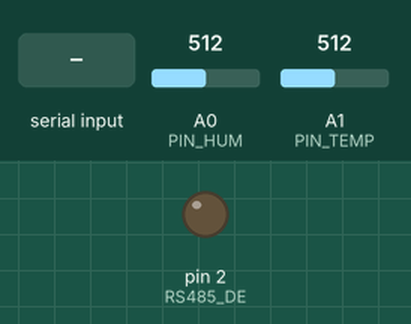
Simulated run of this sketch. Board: Arduino Uno, built with avr-gcc and run on an emulated ATmega328P. Parts: output pins drawn as LEDs (lit = HIGH). Inputs (shaded band) come from the test bench; at power-on: A0 (PIN_HUM) = 512, A1 (PIN_TEMP) = 512. What the sketch prints to the serial monitor is not drawn.

Above: at 1.2 s.
1.3 s: "REQ\n" received over the second serial link
Timing chart, 0 to 4.3 s (numbered marks = the images above; inputs shaded):
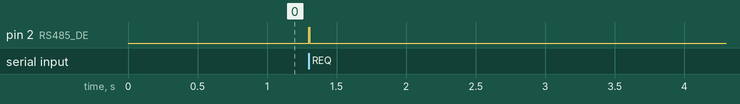

The sketch:

NodeB_Slave.ino
```cpp
/*
  FTM02 (0~5V 아날로그 출력, 12V 구동)
  A0: 온도 채널, A1: 습도 채널
  - 0~5V -> (온도/습도) 선형 변환
  - EMA(지수이동평균)로 스파이크 완화
  - 시리얼 모니터로 주기 출력
  - RS485로 "습도값" 전송 (NodeA 요청 시)

  배선:
    FTM02 +12V  -> 12V SMPS
    FTM02 GND   -> Arduino GND (공통 접지)
    FTM02 TEMP  -> A0 (0~5V)
    FTM02 HUM   -> A1 (0~5V)
    RS485 DE    -> D2
    RS485 RX    -> D9
    RS485 TX    -> D10

  ⚠️ 주의: A0/A1에는 5V를 넘는 전압이 들어가면 안 됩니다.
*/

#include <SoftwareSerial.h>

//// ================= 사용자 설정(보정) =================
// 아날로그 기준/ADC
const float VREF    = 5.00;   // 기준전압(기본 5V)
const int   ADC_MAX = 1023;   // 10비트 ADC

// 온도 변환: 0~5V -> T_MIN ~ T_MAX (센서 스펙에 맞게 변경)
// 예) 0~5V -> 0~100°C 로 가정 (필요 시 T_MIN/T_MAX 수정)
const float T_MIN = -20.0;      // V=0V일 때 온도
const float T_MAX = 80.0;    // V=5V일 때 온도

// 습도 변환: 0~5V -> RH_MIN ~ RH_MAX (일반 가정: 0~100%RH)
const float RH_MIN = 0.0;     // V=0V일 때 %RH
const float RH_MAX = 100.0;   // V=5V일 때 %RH

// EMA 필터 파라미터(0.05~0.30 권장). 작을수록 부드럽고, 클수록 민감.
const float ALPHA  = 0.15;

// 샘플링/출력 간격
const unsigned long SAMPLE_PERIOD_MS = 100;  // 100ms마다 측정(10Hz)
const unsigned long PRINT_PERIOD_MS  = 500;  // 0.5초마다 표시

// (작은 원천 평균) 한 번 읽을 때 소량 다중샘플
const int   N_SAMPLES       = 4;    // 1~8 권장
const int   SAMPLE_DELAY_US = 300;  // 샘플 사이 짧은 지연

// RS485 통신 설정
#define RS485_DE 2
#define RS485_RX 9
#define RS485_TX 10
SoftwareSerial rs485(RS485_RX, RS485_TX);

// 핀 지정
const int PIN_TEMP = A1;   // 온도 채널
const int PIN_HUM  = A0;   // 습도 채널

// 타이밍
unsigned long lastSampleAt = 0;
unsigned long lastPrintAt  = 0;

// EMA 상태
bool  emaInited = false;
float tempEMA   = 0.0;
float humEMA    = 0.0;

// 다중샘플 평균으로 전압 읽기
float readVoltageAvg(int pin) {
  // 첫 샘플 버림(채널 안정화용) - 필요시 주석 해제
  // analogRead(pin);

  long sum = 0;
  for (int i = 0; i < N_SAMPLES; i++) {
    sum += analogRead(pin);
    delayMicroseconds(SAMPLE_DELAY_US);
  }
  float avgADC = (float)sum / (float)N_SAMPLES;
  return (avgADC * VREF) / ADC_MAX;
}

// 전압 -> 온도(선형)
float voltageToTemp(float v) {
  float t = T_MIN + (v / VREF) * (T_MAX - T_MIN);
  return t;
}

// 전압 -> 습도(선형)
float voltageToRH(float v) {
  float rh = RH_MIN + (v / VREF) * (RH_MAX - RH_MIN);
  // 보기 좋은 범위로 약간의 클램프
  if (rh < -5.0)  rh = -5.0;
  if (rh > 105.0) rh = 105.0;
  return rh;
}

void setup() {
  Serial.begin(115200);
  analogReference(DEFAULT); // 외부 레퍼런스를 쓸 경우 EXTERNAL

  // RS485 초기화
  pinMode(RS485_DE, OUTPUT);
  digitalWrite(RS485_DE, LOW);  // 수신 모드로 시작
  rs485.begin(9600);

  Serial.println(F("FTM02 온도/습도 측정 시작 (A0=온도, A1=습도, EMA 필터)"));
  Serial.print(F("T_MIN~T_MAX=")); Serial.print(T_MIN); Serial.print("~"); Serial.println(T_MAX);
  Serial.print(F("RH_MIN~RH_MAX=")); Serial.print(RH_MIN); Serial.print("~"); Serial.println(RH_MAX);
  Serial.print(F("ALPHA=")); Serial.println(ALPHA, 2);
  Serial.println(F("RS485 통신 준비 완료"));
}

void loop() {
  unsigned long now = millis();

  // 1) 주기적으로 두 채널 샘플링
  if (now - lastSampleAt >= SAMPLE_PERIOD_MS) {
    lastSampleAt = now;

    // 원천 노이즈 감소를 위한 소량 다중샘플 평균
    float vTemp = readVoltageAvg(PIN_TEMP);
    float vHum  = readVoltageAvg(PIN_HUM);

    float tRaw  = voltageToTemp(vTemp);
    float rhRaw = voltageToRH(vHum);

    // EMA 필터 적용
    if (!emaInited) {
      tempEMA = tRaw;
      humEMA  = rhRaw;
      emaInited = true;
    } else {
      tempEMA = ALPHA * tRaw  + (1.0 - ALPHA) * tempEMA;
      humEMA  = ALPHA * rhRaw + (1.0 - ALPHA) * humEMA;
    }
  }

  // 2) 화면 출력(너무 잦은 로그 방지)
  if (now - lastPrintAt >= PRINT_PERIOD_MS) {
    lastPrintAt = now;
    Serial.print(F("온도[°C]: "));
    Serial.print(tempEMA, 1);
    Serial.print(F("  습도[%RH]: "));
    Serial.println(humEMA, 1);
  }

  // 3) RS485 요청 처리
  if (rs485.available()) {
    String request = rs485.readStringUntil('\n');
    request.trim();

    if (request == "REQ") {
      // 습도값을 정수로 변환하여 응답
      int humidity = (int)humEMA;

      // 송신 모드로 전환
      digitalWrite(RS485_DE, HIGH);
      delay(2);

      // 습도값 전송 (개행 문자 없이)
      rs485.print(humidity);
      rs485.print("\r\n");
      rs485.flush();

      // 수신 모드로 복귀
      delay(2);
      digitalWrite(RS485_DE, LOW);

      Serial.print(F("RS485 응답: "));
      Serial.println(humidity);
    }
  }
}
```

Measured:
- after the input at 1.3 s, pin 2 (RS485_DE): LOW → HIGH at once, → LOW 0.01 s later
